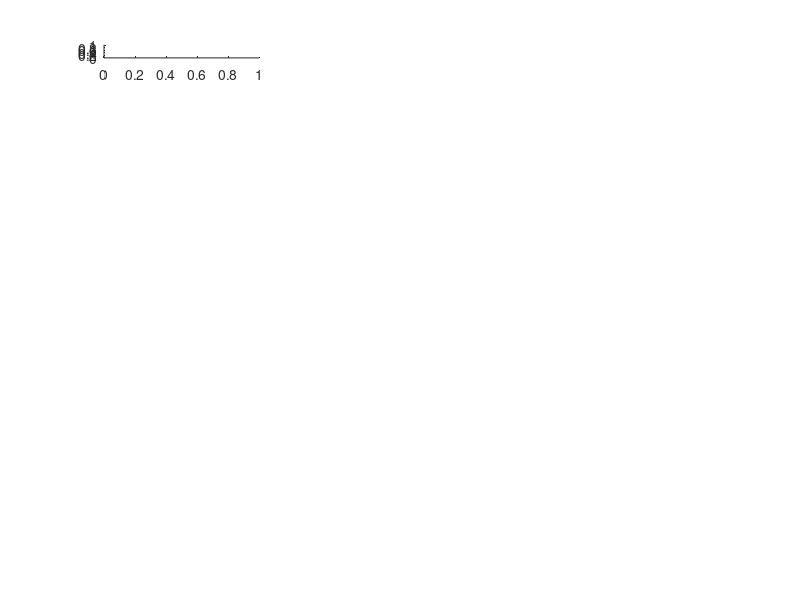

Reproduce this figure in MATLAB. (Note: this script raises an error after producing the figure.)
% function v_n_figures(no_rows, no_cols)

no_rows = 11;

no_cols = 3;

figure,

for s = 1:no_rows*no_cols, 

    subplot(no_rows, no_cols, s) 
    
    plot(data(s).pop1_v, data(s).pop1_iKsconst_n)
    
    box off
    
    ylim([0 .7])
    xlim([-85 0])

    if mod(s, no_cols) == 1
        
        ylabel({['I_{app} = ', num2str(data(s).pop1_I_app, '%.3g')];'iKs Gating Var.'},'FontSize',14) 
    
    end
    
    if ceil(s/no_cols) == no_rows,
    
        xlabel('Voltage','FontSize',14), 
    
    end, 
    
    if ceil(s/no_cols) == 1, 
    
        title(['\tau_{K_s} = ', num2str(data(s).pop1_tauKs, '%.3g')],'FontSize',16)
    
    end
    
end